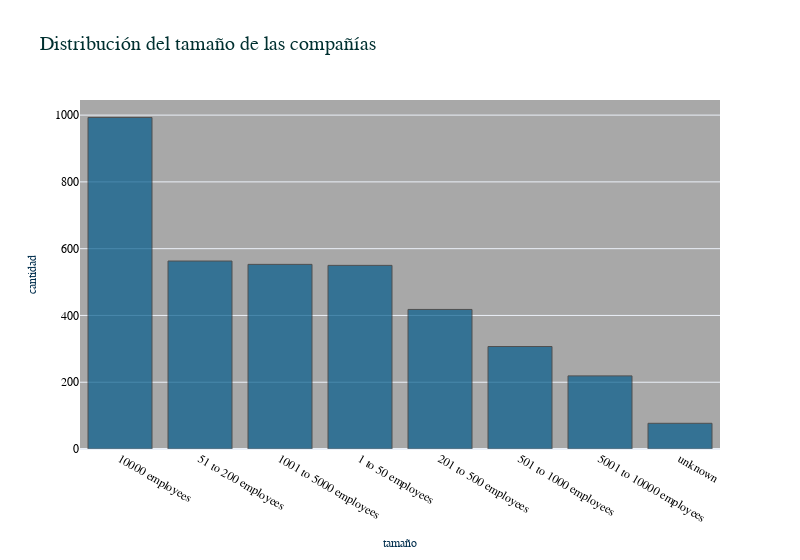

Notebook code for this chart:
### Markdown cell above
### Distribución del tamaño de las compañías ofertando empleo

### Code cell
my_bar_count(df,'v_size','Distribución del tamaño de las compañías','tamaño','cantidad')

### Figure 1 — Plotly figure (JSON) as saved in the notebook; plotly's stock layout.template omitted (floating-point values rounded to 4 significant figures)
{"data": [{"marker": {"color": "#045C8C", "line": {"color": "rgba(43, 43, 43, 1.0)", "width": 1}}, "name": "v_size", "opacity": 0.7, "orientation": "v", "text": "", "type": "bar", "x": ["10000 employees", "51 to 200 employees", "1001 to 5000 employees", "1 to 50 employees", "201 to 500 employees", "501 to 1000 employees", "5001 to 10000 employees", "unknown"], "y": [993, 563, 553, 550, 418, 307, 219, 77]}], "layout": {"font": {"color": "black", "family": "Courier New, monospace"}, "plot_bgcolor": "rgb(168,168,168)", "title": {"font": {"color": "#003030", "family": "Arial", "size": 20}, "text": "Distribución del tamaño de las compañías"}, "width": 800, "xaxis": {"title": {"font": {"color": "#002e4d", "family": "Courier New, monospace", "size": 12}, "text": "tamaño"}}, "yaxis": {"title": {"font": {"color": "#002e4d", "family": "Courier New, monospace", "size": 12}, "text": "cantidad"}}}}
